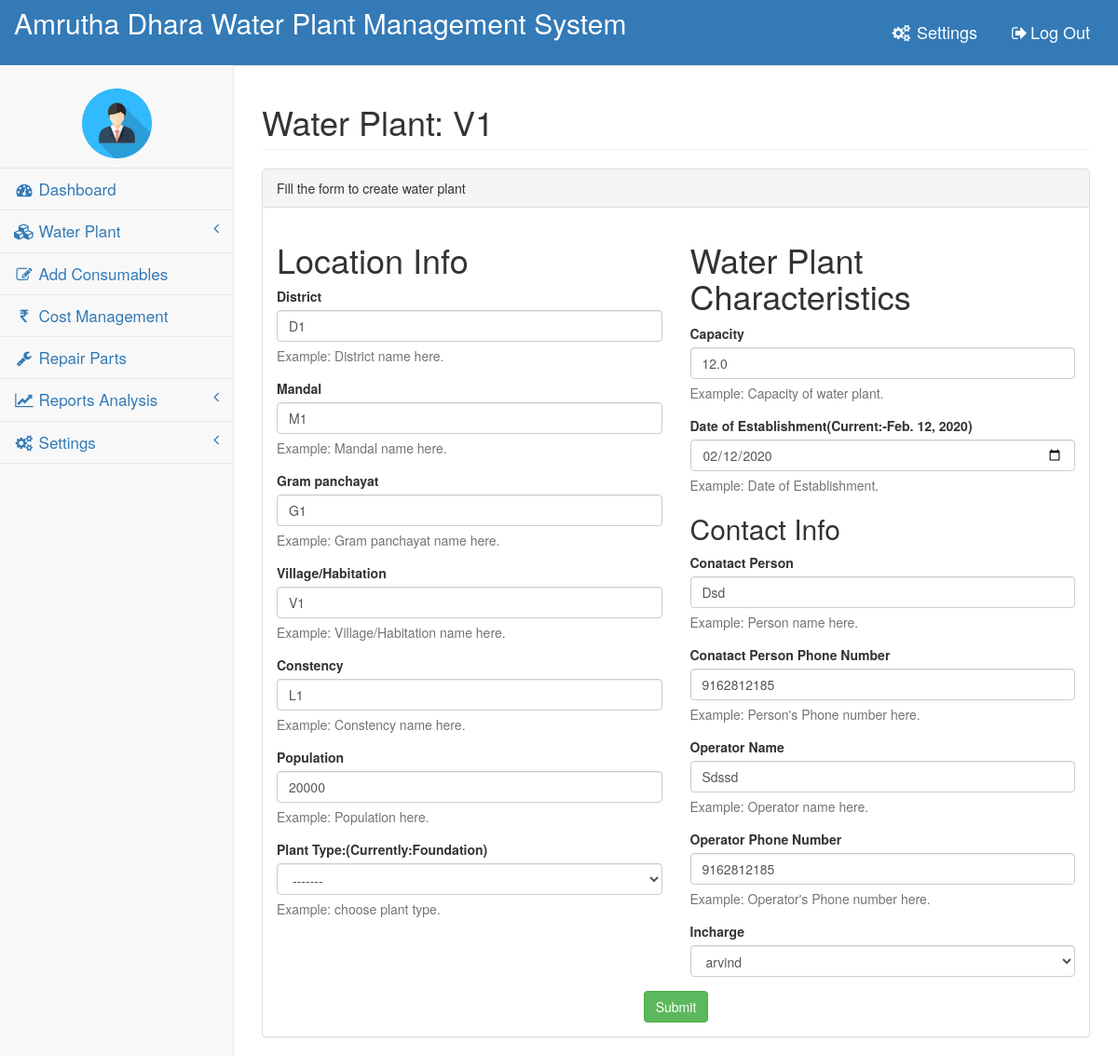
The page /wp/WaterPlantUpdate/9/ (signed in) on the database its author committed.
### WP/models.py (models this page shows, shortened)
class WaterPlant(models.Model):
    loc = models.ForeignKey(
        WaterPlantLoc, on_delete=models.CASCADE, default='0')
    populations = models.CharField(max_length=200, null=True, blank=True)
    phone_regex = RegexValidator(
        regex=r'^\d{10}$', message="Phone number should be up to 10 digits only")
    capacity = models.CharField(max_length=10, blank=True, null=True)
    date = models.DateField()
    contact_person = models.CharField(max_length=200)
    contact_number = models.CharField(validators=[phone_regex], max_length=10)
    operator_name = models.CharField(max_length=200)
    operator_phone_number = models.CharField(
        validators=[phone_regex], max_length=10)
    incharge = models.ForeignKey(
        User, null=True, blank=True, on_delete=models.DO_NOTHING)
    plant_type = models.CharField(
        choices=TYPE_CHOICES, max_length=15, null=True, blank=True)
    is_amc = models.BooleanField(default=False)

class WaterPlantLoc(models.Model):
    district = models.CharField(max_length=200)
    mandal = models.CharField(max_length=200)
    gram_panchayat = models.CharField(max_length=200)
    village = models.CharField(max_length=200)
    constency = models.CharField(max_length=200)

### WP/views.py (the view)
# urls.py: path('WaterPlantUpdate/<int:pk>/',views.WaterPlantUpdate,name="WaterPlantUpdate"),
@login_required
@superuser
def WaterPlantUpdate(request,pk):
    data=WaterPlant.objects.get(pk=pk)
    context=get_set_of_locs()
    context['data']=data
    return render(request,'WPlandingpage.html',context)

### WP/models.py (called while the page is built)
    def __str__(self):
        return self.username

### WP/views.py (called while the page is built)
def get_set_of_locs():
    district=WaterPlantLoc.objects.all().values_list('district').distinct()
    district=[i[0] for i in district]
    mandal=WaterPlantLoc.objects.all().values_list('mandal').distinct()
    mandal=[i[0] for i in mandal]
    gram_panchayat=WaterPlantLoc.objects.all().values_list('gram_panchayat').distinct()
    gram_panchayat=[i[0] for i in gram_panchayat]
    village=WaterPlantLoc.objects.all().values_list('village').distinct()
    village=[i[0] for i in village]
    constency=WaterPlantLoc.objects.all().values_list('constency').distinct()
    constency=[i[0] for i in constency]
    context={
        'district':district,
        'mandal':mandal,
        'gram_panchayat':gram_panchayat,
        'village':village,
        'constency':constency,
        'users':User.objects.filter(is_superuser=False),
    }
    return context

### WP/templates/WPlandingpage.html (shortened to what this page needs)
{% extends 'base.html' %}
{% block body %}
<div id="page-wrapper">
            <div class="row">
                <div class="col-lg-12">
                    <h1 class="page-header">Water Plant: {{data.loc.village}} </h1>
                </div>
            </div>
            <form role="form" method="POST" action="{% url 'WP:WaterPlantUpdate-form' data.id%}" onsubmit="return validate();">
            <div class="row">
                <div class="col-lg-12">
                    <div class="panel panel-default">
                        <div class="panel-heading">
                            Fill the form to create water plant
                        </div>
                        <div class="panel-body">
                            <div class="row">
                                <div class="col-lg-12">
                                </div>
                                <div class="col-lg-6">
                                <h1>Location Info</h1>
                                        <div class="form-group">
                                            <label>District</label>
                                            <input class="form-control" list="ajax_district" id="id_district" name="district" required autocomplete="off" spellcheck="off"   value="{{data.loc.district}}">
                                            <p class="help-block">Example: District name here.</p>
                                        </div>
                                        <div class="form-group">
                                            <label>Mandal</label>
                                            <input class="form-control" list="ajax_mandal" id="id_mandal" name="mandal" required autocomplete="off" spellcheck="off"   value="{{data.loc.mandal}}">
                                            <p class="help-block">Example: Mandal name here.</p>
                                        </div>
                                        <div class="form-group">
                                            <label>Gram panchayat</label>
                                            <input class="form-control" list="ajax_gram_panchayat" id="id_gram_panchayat" name="gram_panchayat" required autocomplete="off" spellcheck="off"  value="{{data.loc.gram_panchayat}}">
                                            <p class="help-block">Example: Gram panchayat name here.</p>
                                        </div>
                                        <div class="form-group">
                                            <label>Village/Habitation</label>
                                            <input class="form-control" list="ajax_village" id="id_village" name="village" required autocomplete="off" spellcheck="off"  value="{{data.loc.village}}">
                                            <p class="help-block">Example: Village/Habitation name here.</p>
                                        </div>
                                        <div class="form-group">
                                            <label>Constency</label>
                                            <input class="form-control" list="ajax_constency"  id="id_constency" name="constency" required autocomplete="off" spellcheck="off"  value="{{data.loc.constency}}">
                                            <p class="help-block">Example: Constency name here.</p>
                                        </div>
                                        <div class="form-group">
                                            <label>Population</label>
                                            <input class="form-control" id="id_populations" name="populations"  value="{{data.populations}}">
                                            <p class="help-block">Example: Population here.</p>
                                        </div>
                                        <div class="form-group">
                                            <label for="id_plant_type">Plant Type:(Currently:{{data.plant_type}})</label>
                                            <select class="form-control" id="id_plant_type" name="plant_type" value="{{data.plant_type}}" placeholder="{{data.plant_type}}">
                                                <option value="None">-------</option>
                                            </select>
                                            <p class="help-block">Example: choose plant type.</p>
                                        </div>
                                </div>
                                <div class="col-lg-6">
                                <h1>Water Plant Characteristics</h1>
                                   <div class="form-group">
                                            <label>Capacity</label>
                                            <input class="form-control" type="number" id="id_capacity" name="capacity"  value="{{data.capacity}}">
                                            <p class="help-block">Example: Capacity of water plant.</p>
                                    </div>
                                    <div class="form-group">
                                            <label>Date of Establishment(Current:-{{data.date}})</label>
                                            <input class="form-control" type="date" id="id_date" name="date"   value="{{data.date|safe}}">
                                            <p class="help-block">Example: Date of Establishment.</p>
                                    </div>
                                    <h2>Contact Info</h2>
                                        <div class="form-group">
                                            <label>Conatact Person</label>
                                            <input class="form-control" id="id_contact_person" name="contact_person"  value="{{data.contact_person}}">
                                            <p class="help-block">Example: Person name here.</p>
                                        </div>
                                        <div class="form-group">
                                            <label>Conatact Person Phone Number</label>
                                            <input class="form-control" type="tel" maxlength="10" id="id_contact_number" name="contact_number"  value="{{data.contact_number}}">
                                            <p class="help-block">Example: Person's Phone number here.</p>
                                        </div>
                                        <div class="form-group">
                                            <label>Operator Name</label>
                                            <input class="form-control" id="id_operator_name" name="operator_name"  value="{{data.operator_name}}">
                                            <p class="help-block">Example: Operator name here.</p>
                                        </div>
                                        <div class="form-group">
                                            <label>Operator Phone Number</label>
                                            <input class="form-control" type="tel" maxlength="10" id="id_operator_phone_number" name="operator_phone_number"  value="{{data.operator_phone_number}}">
                                            <p class="help-block">Example: Operator's Phone number here.</p>
                                        </div>
                                        <div class="form-group">
                                                <label>Incharge</label>
                                                <select class="form-control" id="id_incharge" name="id_incharge" >
                                                    {% for i in users %}
                                                    <option value="{{i.pk}}">{{i}}</option>
                                                    {% endfor %}
                                                </select>
                                            </div>
                                </div>
                            </div>
                            <div class="col-lg-12" id="edit" style="display:block;">
                            <center>
                            <button type="submit" class="btn btn-success">Submit</button>
                           </center>
                            </div>
                        </form>
                        </div>
{% endblock %}

### rows shown on the page
WaterPlant: loc.village "V1", district "D1", mandal "M1", gram_panchayat "G1", village "V1", constency "L1", populations "20000", plant_type "Foundation", plant_type "-------", capacity "12.0", date "Feb. 12, 2020", date "02/12/2020", contact_person "Dsd", contact_number "9162812185", operator_name "Sdssd", operator_phone_number "9162812185"

### other values the page prints
form field id_incharge "arvind"
